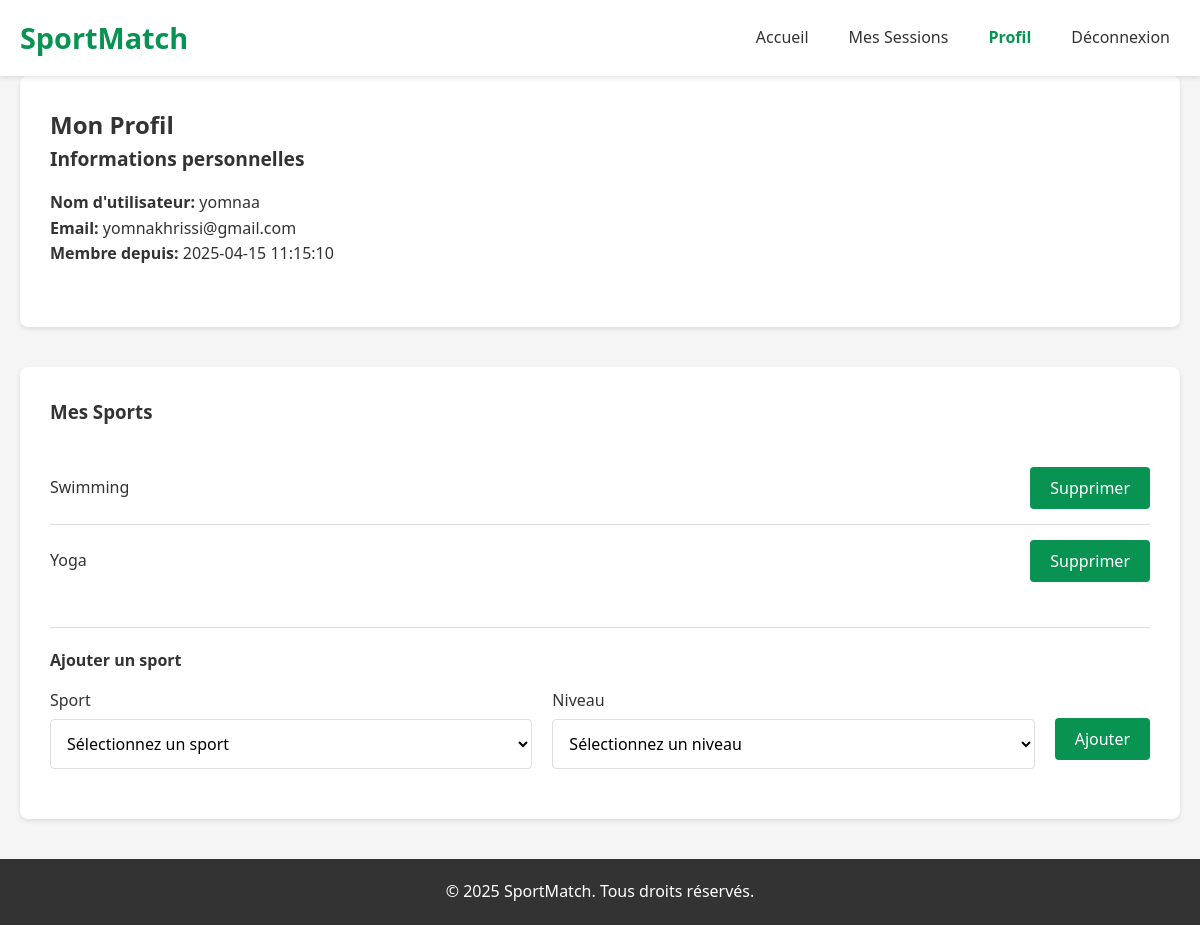
Page /profile (signed in) on the committed database.
### tables this page shows
CREATE TABLE users (
        id INTEGER PRIMARY KEY AUTOINCREMENT,
        username TEXT NOT NULL UNIQUE,
        password_hash TEXT NOT NULL,
        email TEXT NOT NULL UNIQUE,
        created_at TIMESTAMP NOT NULL
    );

CREATE TABLE user_sports (
        id INTEGER PRIMARY KEY AUTOINCREMENT,
        user_id INTEGER NOT NULL,
        sport_id INTEGER NOT NULL,
        skill_level_id INTEGER NOT NULL,
        FOREIGN KEY (user_id) REFERENCES users (id),
        FOREIGN KEY (sport_id) REFERENCES sports (id),
        FOREIGN KEY (skill_level_id) REFERENCES skill_levels (id),
        UNIQUE (user_id, sport_id)
    );

CREATE TABLE sports (
        id INTEGER PRIMARY KEY AUTOINCREMENT,
        name TEXT NOT NULL UNIQUE
    );

### app.py (the view)
@app.route('/profile', methods=['GET'])
@login_required
def profile():
    user = model.get_user(session['user_id'])
    user_sports = model.get_user_sports(session['user_id'])
    sports = model.get_all_sports()
    skill_levels = model.get_all_skill_levels()
    return render_template('profile.html',
                          user=user,
                          user_sports=user_sports,
                          sports=sports,
                          skill_levels=skill_levels)

### app.py (called while the page is built)
def login_required(f):
    @wraps(f)
    def decorated_function(*args, **kwargs):
        if 'user_id' not in session:
            return redirect(url_for('login', next=request.url))
        return f(*args, **kwargs)
    return decorated_function

### data_model.py (called while the page is built)
def get_db_connection():
    conn = sqlite3.connect('sportmatch.db')
    conn.row_factory = sqlite3.Row
    return conn

def get_user(user_id):
    conn = get_db_connection()
    user = conn.execute('SELECT * FROM users WHERE id = ?', (user_id,)).fetchone()
    conn.close()
    return user

def get_all_sports():
    conn = get_db_connection()
    sports = conn.execute('SELECT * FROM sports').fetchall()
    conn.close()
    return sports

def get_user_sports(user_id):
    conn = get_db_connection()
    query = '''
    SELECT us.id, us.user_id, us.sport_id, us.skill_level_id,
           s.name as sport_name, sl.level as skill_level
    FROM user_sports us
    JOIN sports s ON us.sport_id = s.id
    JOIN skill_levels sl ON us.skill_level_id = sl.id
    WHERE us.user_id = ?
    '''
    user_sports = conn.execute(query, (user_id,)).fetchall()
    conn.close()
    return user_sports

def get_all_skill_levels():
    conn = get_db_connection()
    skill_levels = conn.execute('SELECT * FROM skill_levels').fetchall()
    conn.close()
    return skill_levels

### templates/profile.html (shortened to what this page needs)
<!DOCTYPE html>
<html lang="fr">
<head>
    <link rel="stylesheet" href="{{ url_for('static', filename='css/style.css') }}">
</head>
<body>
    <header>
        <div class="container">
            <h1>SportMatch</h1>
            <nav>
                <ul>
                    <li><a href="{{ url_for('home') }}">Accueil</a></li>
                    <li><a href="{{ url_for('my_sessions') }}">Mes Sessions</a></li>
                    <li><a href="{{ url_for('profile') }}" class="active">Profil</a></li>
                    <li><a href="{{ url_for('logout') }}">Déconnexion</a></li>
                </ul>
            </nav>
        </div>
    </header>
    <main class="container">
        <section class="profile-section">
            <h2>Mon Profil</h2>
            <div class="profile-info">
                <div class="info-group">
                    <h3>Informations personnelles</h3>
                    <p><strong>Nom d'utilisateur:</strong> {{ user.username }}</p>
                    <p><strong>Email:</strong> {{ user.email }}</p>
                    <p><strong>Membre depuis:</strong> {{ user.created_at }}</p>
                </div>
            </div>
        </section>
        <section class="sports-section">
            <div class="section-header">
                <h3>Mes Sports</h3>
            </div>
            {% if user_sports %}
                <div class="sports-list">
                    {% for sport in user_sports %}
                        <div class="sport-item">
                            <div class="sport-info">
                                <h4>{{ sport.sport_name }}</h4>
                                <span class="level-badge {{ sport.skill_level.lower() }}">{{ sport.skill_level }}</span>
                            </div>
                            <button class="button delete-sport" data-sport-id="{{ sport.sport_id }}">Supprimer</button>
                        </div>
                    {% endfor %}
                </div>
            {% else %}
                <p>Vous n'avez pas encore ajouté de sports à votre profil.</p>
            {% endif %}
            <div class="add-sport">
                <h4>Ajouter un sport</h4>
                <form action="{{ url_for('add_user_sport') }}" method="post">
                    <div class="form-row">
                        <div class="form-group">
                            <label for="sport_id">Sport</label>
                            <select name="sport_id" id="sport_id" required>
                                <option value="">Sélectionnez un sport</option>
                            </select>
                        </div>
                        <div class="form-group">
                            <label for="skill_level_id">Niveau</label>
                            <select name="skill_level_id" id="skill_level_id" required>
                                <option value="">Sélectionnez un niveau</option>
                            </select>
                        </div>
                        <div class="form-actions">
                            <button type="submit" class="button">Ajouter</button>
                        </div>
                    </div>
                </form>
            </div>
        </section>
    </main>
    <footer>
        <div class="container">
            <p>&copy; 2025 SportMatch. Tous droits réservés.</p>
        </div>
    </footer>
</body>
</html>

### static/css/style.css (style rules this page uses)
:root { --primary-color: #099352; --primary-dark: #24673f; --secondary-color: #2ecc71; --secondary-dark: #27ae60; --danger-color: #e74c3c; --danger-dark: #c0392b; --light-gray: #f5f5f5; --gray: #ddd; --dark-gray: #777; --black: #333; --white: #fff; --shadow: 0 2px 5px rgba(0, 0, 0, 0.1); --transition: all 0.3s ease; --level-debutant: #3498db; --level-intermediaire: #2ecc71; --level-avance: #f39c12; --level-expert: #e74c3c; --status-ouvert: #2ecc71; --status-complet: #f39c12; --status-annule: #e74c3c; --status-termine: #7f8c8d; --participant-confirme: #2ecc71; --participant-en-attente: #f39c12; }
* { margin: 0; padding: 0; box-sizing: border-box; font-family: 'Segoe UI', Tahoma, Geneva, Verdana, sans-serif; }
body { background-color: var(--light-gray); color: var(--black); line-height: 1.6; }
.container { width: 100%; max-width: 1200px; margin: 0 auto; padding: 0 20px; }
header { background-color: var(--white); box-shadow: var(--shadow); padding: 15px 0; position: sticky; top: 0; z-index: 100; }
header .container { display: flex; justify-content: space-between; align-items: center; }
header h1 { color: var(--primary-color); font-size: 1.8rem; font-weight: 700; }
nav ul { display: flex; list-style: none; }
nav ul li { margin-left: 20px; }
nav ul li a { color: var(--black); text-decoration: none; font-weight: 500; padding: 5px 10px; border-radius: 4px; transition: var(--transition); }
nav ul li a.active { color: var(--primary-color); font-weight: 700; }
.form-group { margin-bottom: 20px; text-align: left; }
.form-group label { display: block; margin-bottom: 5px; font-weight: 500; color: var(--black); }
.form-group input, .form-group select, .form-group textarea { width: 100%; padding: 12px; border: 1px solid var(--gray); border-radius: 4px; background-color: var(--white); font-size: 1rem; transition: var(--transition); }
.form-actions { margin-top: 30px; text-align: center; }
.form-row { display: flex; gap: 20px; margin-bottom: 20px; }
.form-row .form-group { flex: 1; margin-bottom: 0; }
.button { display: inline-block; padding: 10px 20px; border: none; border-radius: 4px; background-color: var(--primary-color); color: var(--white); font-weight: 500; font-size: 1rem; cursor: pointer; text-decoration: none; transition: var(--transition); text-align: center; }
main { padding: 40px 0; }
section { margin-bottom: 40px; background-color: var(--white); border-radius: 8px; box-shadow: var(--shadow); padding: 30px; }
.section-header { display: flex; justify-content: space-between; align-items: center; margin-bottom: 25px; }
.level-badge { display: inline-block; padding: 3px 8px; border-radius: 50px; font-size: 0.8rem; font-weight: 500; color: var(--white); }
.profile-info { margin-bottom: 30px; }
.info-group { margin-bottom: 20px; padding-bottom: 20px; border-bottom: 1px solid var(--gray); }
.info-group:last-child { border-bottom: none; padding-bottom: 0; }
.info-group h3 { margin-bottom: 15px; font-size: 1.2rem; font-weight: 600; }
.sports-list { margin-bottom: 20px; }
.sport-item { display: flex; justify-content: space-between; align-items: center; padding: 15px 0; border-bottom: 1px solid var(--gray); }
.sport-item:last-child { border-bottom: none; }
.sport-info { display: flex; align-items: center; gap: 10px; }
.sport-info h4 { font-weight: 500; }
.add-sport { margin-top: 30px; padding-top: 20px; border-top: 1px solid var(--gray); }
.add-sport h4 { margin-bottom: 15px; font-weight: 600; }
footer { background-color: var(--black); color: var(--white); padding: 20px 0; text-align: center; margin-top: 40px; }

### rows in the picture
users: username "yomnaa", email "yomnakhrissi@gmail.com", created_at "2025-04-15 11:15:10"
user_sports: sport_name "Swimming"
user_sports: sport_name "Yoga"
